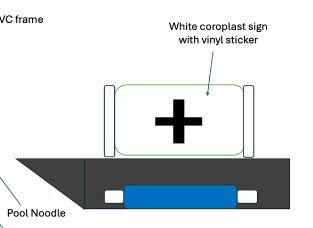
#> input picture computer_vision/task_specific/task4/frame2.png, 313 x 228 px
$ python -i supply.py   (imports and definitions only)
#> lines starting #> are read from the running program, lines starting #| are printed output that depends on the picture; after the words box and inside, x2 and y2 are one past the last pixel; in counts of white or black regions, pixels touching at a corner belong together
#> further down, picture is the input picture: shape (228, 313, 3); mean B, G, R 220.9, 218.5, 213.5
import cv2
import numpy as np
from ultralytics import YOLO

# -------------------------
# 1) Yellow blob detection
# -------------------------
# [27 lines left out: function find_yellow_blobs, not called in this run]

# -------------------------
# 1b) Black blob detection (for black boats)
# -------------------------
def find_black_blobs(bgr, min_area=300):
    """
    Detect black/dark grey blobs in the image.
    Uses HSV color space with low value (brightness) threshold.
    Captures black, dark grey, and near-black colors.
    """
#> called with min_area = 300
    hsv = cv2.cvtColor(bgr, cv2.COLOR_BGR2HSV)
#> hsv: shape (228, 313, 3); mean H, S, V 9.4, 12.1, 221.4

    # Black/dark grey detection: low brightness (V channel)
    # H and S can vary, but V should be low for black/dark grey objects
    # Increased V threshold to capture dark greys (up to ~100 for better coverage)
    # This captures pure black (V=0) through dark greys (V up to 100)
    lower = np.array([0, 0, 0])        # H, S, V - very dark (pure black)
    upper = np.array([180, 255, 100])  # Allow all hues, all saturations, but low-medium brightness for dark greys

    mask = cv2.inRange(hsv, lower, upper)
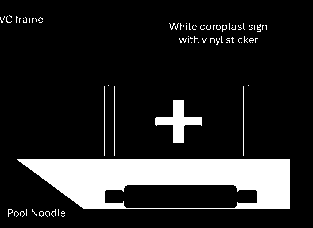
#> mask: shape (228, 313); 14.6% white; 81 white regions (76 under 20 px), largest, box (x1, y1, x2, y2) and area: (17, 159, 290, 209) 8925, (155, 100, 202, 143) 763, (104, 86, 105, 156) 70, (114, 86, 115, 156) 70, (243, 86, 244, 156) 70

    # Also try LAB color space for better dark color detection
    # LAB L channel is more perceptually uniform for dark colors
    lab = cv2.cvtColor(bgr, cv2.COLOR_BGR2LAB)
#> lab: shape (228, 313, 3); mean of channels 0, 1, 2 219.4, 127.7, 126.3
    l_channel = lab[:, :, 0]  # L channel (lightness)
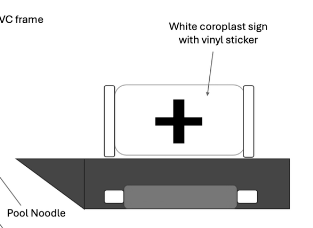
#> l_channel: shape (228, 313); min 0, max 255, mean 219.4

    # Create a mask for dark colors in LAB space (L < 50 for dark greys/blacks)
    lab_mask = (l_channel < 50).astype(np.uint8) * 255
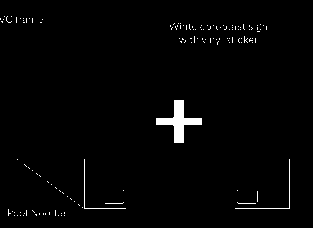
#> lab_mask: shape (228, 313); 1.7% white; 136 white regions (133 under 20 px), largest, box (x1, y1, x2, y2) and area: (156, 100, 202, 143) 684, (235, 159, 290, 209) 104, (84, 159, 126, 209) 91

    # Combine both masks (union) for better coverage
    mask = cv2.bitwise_or(mask, lab_mask)

    # Clean mask
    k = cv2.getStructuringElement(cv2.MORPH_ELLIPSE, (5, 5))
    mask = cv2.morphologyEx(mask, cv2.MORPH_OPEN, k, iterations=1)
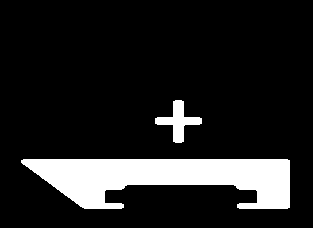
#> mask: shape (228, 313); 13.3% white; 2 white regions, box (x1, y1, x2, y2) and area: (21, 159, 290, 209) 8769, (155, 100, 202, 143) 746
    mask = cv2.morphologyEx(mask, cv2.MORPH_CLOSE, k, iterations=2)
#> mask: shape (228, 313); 13.4% white; 2 white regions

    contours, _ = cv2.findContours(mask, cv2.RETR_EXTERNAL, cv2.CHAIN_APPROX_SIMPLE)
#> contours = 2 contours; box (x1, y1, x2, y2) and area: (21, 159, 290, 209) 8456, (155, 100, 202, 143) 690

    blobs = []
    for c in contours:
        area = cv2.contourArea(c)
        if area < min_area:
            continue
        x, y, w, h = cv2.boundingRect(c)
        blobs.append((x, y, w, h, area))
#> this loop made 2 passes
#> (area, x, y, w, h) on passes 1 to 2: (8455.5, 21, 159, 269, 50), (690, 155, 100, 47, 43)
#> after the loop, blobs = [(21, 159, 269, 50, 8455.5), (155, 100, 47, 43, 690)]

    # Biggest first can be helpful
    blobs.sort(key=lambda t: t[4], reverse=True)
    return blobs, mask

# -----------------------------------
# 2) ROI above each blob
# -----------------------------------
# [324 lines left out: functions roi_above_blob, run_yolo_on_rois, draw_debug, main, not called in this run]

# [2 lines not run here, left out]

>>> import cv2
>>> picture = cv2.imread('frame2.png')
>>> result = find_black_blobs(picture)
